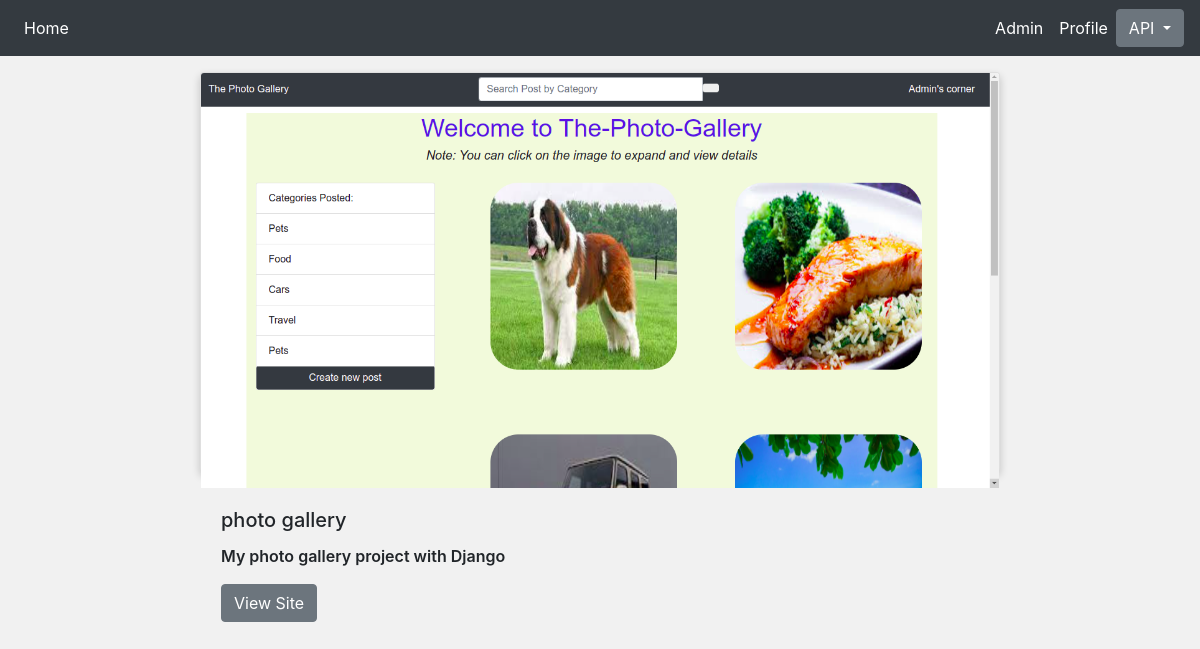
Page /image/1 on the committed database.
### ratings/models.py (models this page shows, shortened)
class Project(models.Model):
    image = models.ImageField(upload_to = 'articles/',default='IMAGE')
    title =  models.CharField(max_length =30)
    description = models.TextField()
    link = models.CharField(max_length =100)
    author = models.ForeignKey(User, on_delete=models.CASCADE)

### ratings/views.py (the view)
# urls.py: path('image/<str:pk>', views.viewProject, name='image'),
def viewProject(request, pk):
    project = Project.objects.get(id=pk)
    return render(request, 'project/project.html', {'project':project})

### ratings/templates/project/project.html (shortened to what this page needs)
{%extends 'project/base.html'%}
{% block content %}
<div class="container-fluid">
    <div class="card mt-3">
        <img src="{{project.image.url}}" class="card-img-top" alt="Fissure in Sandstone"/>
        <div class="card-body">
          <h5 class="card-title">{{project.title}}</h5>
          <p class="card-text">{{project.description}}</p>
          <a href="{{project.link}}" class="btn btn-secondary" target="_blank" >View Site</a>
        </div>
      </div>
    </div>
{% endblock %}

### static/css/index.css (style rules this page uses)
.card { box-shadow: 0 4px 8px 0 rgba(0, 0, 0, 0.2); width: 800px; height: auto; margin:auto; font-weight: 600; height: 400px; }
body { background-color: #f1f1f1; }

### rows in the picture
Project: image (picture), title "photo gallery", description "My photo gallery project with Django"
